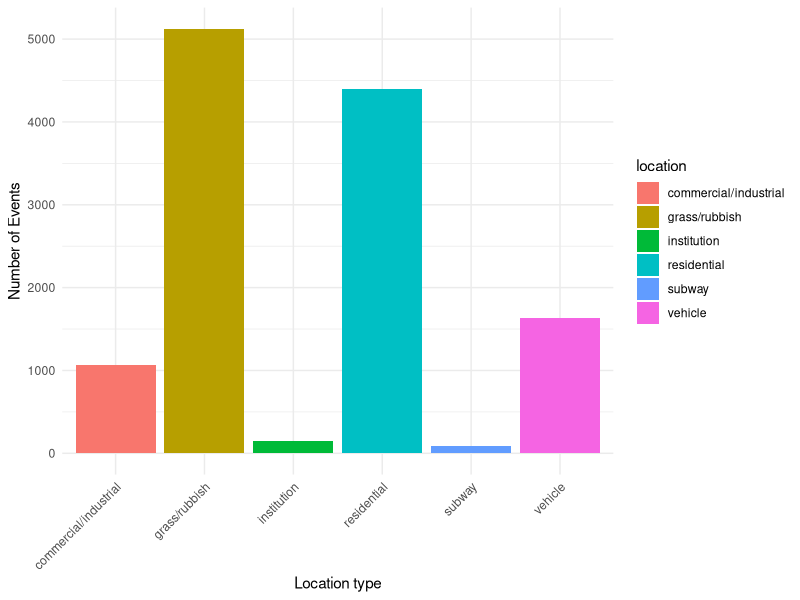
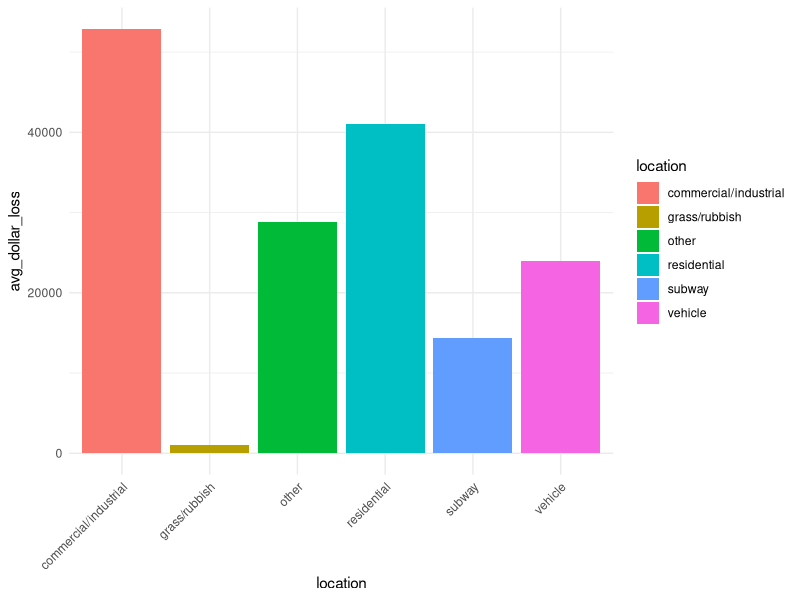

The R source for these figures, in order:
## ---- chunk 1
#| echo: false
#| warning: false
#| message: false
#### Workspace setup ####
library(tidyverse)
library(ggplot2)
library(dplyr)

#### Read data ####
fire_event_data <- read_csv(here::here("outputs/data/fire_event_data.csv"))

### Model data ####

non_downtown_data <- fire_event_data %>%
  filter(is_downtown == 0)
downtown_data <- fire_event_data %>%
  filter(is_downtown == 1)

fire_event_costs <-
  select(fire_event_data, c("location", "estimated_dollar_loss")) %>%
  group_by(location) %>%
  summarise(avg_dollar_loss = mean(estimated_dollar_loss))

downtown_cost_data <-
  select(fire_event_data, c("location", "estimated_dollar_loss")) %>%
  group_by(location) %>%
  summarise(avg_dollar_loss = mean(estimated_dollar_loss))

dt_residential <-
  downtown_data %>%
  filter(location == "residential") |>
  mutate(ignition_source = ave(ignition_source, ignition_source, FUN = function(i) replace(i, length(i) < 3, "other")))

## ---- chunk 2
#| label: Fire events
#| fig-cap: Counts of fire Incident
#| echo: false
#| warning: false
#| message: true

fire_event_count <-
  ggplot(filter(fire_event_data, location!= "other"), aes(location, fill = location)) +
  geom_bar() +
  labs(x = "Location type", y = "Number of Events") +
  theme_minimal() +
  theme(
    axis.text.x = element_text(angle = 45, hjust = 1),  # Rotate x-axis labels
    legend.position = "right"
  )
print(fire_event_count)
## ---- chunk 3
#| label: Incident Damages
#| fig-cap: Incident type damages
#| echo: false
#| warning: false
#| message: true

fire_event_cost_graph <-
  ggplot(filter(fire_event_costs, location != "institution"), aes(x = location, y = avg_dollar_loss, fill = location)) +
  geom_col() +
  theme_minimal() +
  theme(
    axis.text.x = element_text(angle = 45, hjust = 1),  # Rotate x-axis labels
    legend.position = "right"
  )
print(fire_event_cost_graph)

